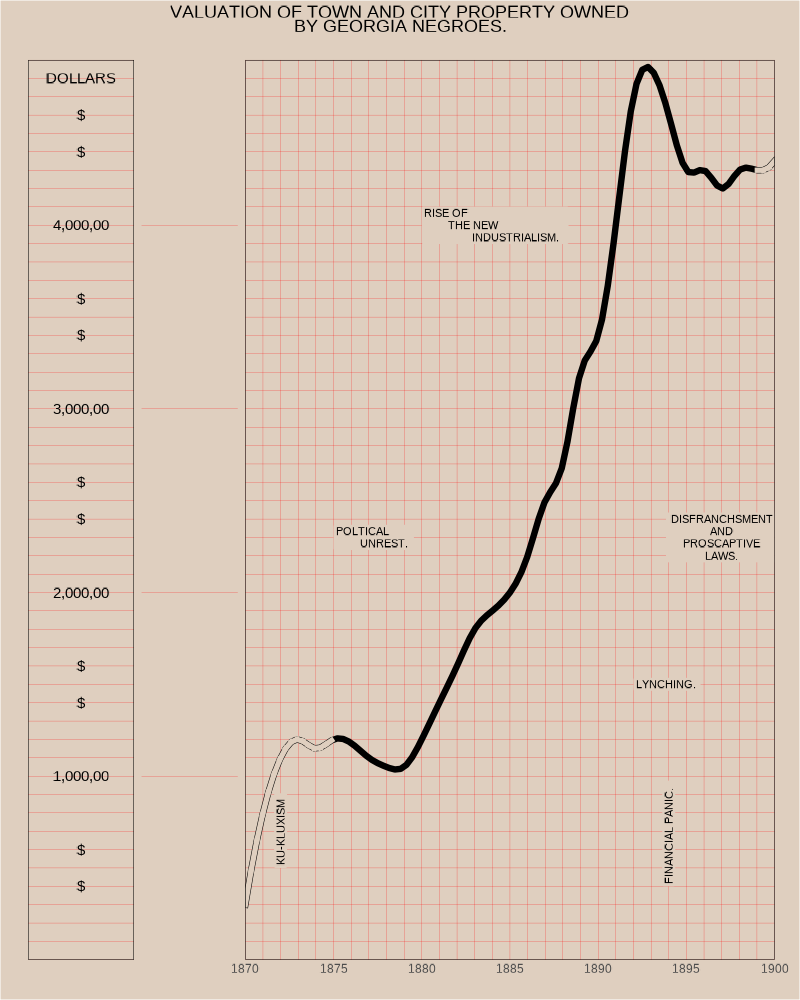

Reproduce this figure in R.
library(dplyr)
library(ggplot2)
library(showtext)
library(sysfonts)
font_add_google("Teko")
font_add_google("Caveat")
font_add_google("Vesper Libre")
showtext_auto()

# 1 - Load Data ----

data <- read.csv("week 04/data.csv",row.names = NULL) 

# 2 - Data transformation ----

spline_int <- as.data.frame(spline(data$Year, data$Property.Valuation))

annotations <- data.frame(
  x = c(1875, 1880,1892,1897,1872,1894),
  y = c(2300000, 4000000, 1500000,2300000,500000,400000),
  label = c("POLTICAL\n        UNREST.",
            "RISE OF\n        THE NEW\n                INDUSTRIALISM.",
            "LYNCHING.",
            "DISFRANCHSMENT\nAND\nPROSCAPTIVE\nLAWS.",
            "KU-KLUXISM",
            "FINANCIAL PANIC."),
  hjust = c("left","left","left","center","left","left"),
  angle = c(0,0,0,0,90,90)
  )

# 3 - Plot data ----
gg1 <- ggplot(data) +
  geom_point(aes(x=Year,y=Property.Valuation)) +
  geom_line(data = spline_int, aes(x = x, y = y),linewidth = 3, lineend = "square") +
  geom_line(data = spline_int,
            aes(x = x, y = y,color = ifelse((x <= 1874.8) | (x >= 1899.0) ,"white","transparent"),group=1),
            linewidth = 2.5, lineend = "square") +
  scale_color_manual(values = c("white" = "#dfcfbf", "transparent" = "transparent")) +
  scale_x_continuous(breaks = seq(1870, 1900, by = 5),
                     minor_breaks = seq(1870, 1900, by = 1),
                     expand=c(0,0)) +
  scale_y_continuous(breaks= seq(0, 4900000, by = 100000),
                     expand=c(0,0),limits = c(0,4900000)) +
  # geom_text(aes(x = 1877, y = 2300000, label = "Political\n        Unrest"), 
  geom_label(data = annotations,
            aes(x = x, y = y, label = label,hjust = hjust,angle=angle), 
            fill='#dfcfbf',
            # hjust = 'left',
            fontface = "plain",         
            # family = "Arial",        
            check_overlap = TRUE, size = 3,
            # label.r = unit(0.0, "lines"),
            label.size = 0.0,
            ) +
  # labs(title = "VALUATION OF TOWN AND CITY PROPERTY OWNED\nBY GEORGIA NEGROES.") + 
  theme(
    legend.position = "none",
    # Axis tick 
    panel.grid.major.x = element_line(color = "red", size = 0.1),
    panel.grid.minor.x = element_line(color = "red", size = 0.1),
    panel.grid.major.y = element_line(color = "red", size = 0.1),
    panel.grid.minor.y = element_blank(),
    panel.border = element_rect(fill = NA, color="black"),
    panel.background = element_rect(fill="#dfcfbf"),
    plot.background = element_rect(fill="#dfcfbf",color="#dfcfbf"),
    plot.margin = margin(t = 0, r = 20, b = 20, l = 0),
    axis.title = element_blank(),
    axis.text.y = element_blank(),
    axis.ticks = element_blank()
  )
  



data_axis <- data.frame(
  x=rep(0,16),
  y=c(0,
      400000,600000,1000000,
      1400000,1600000,2000000,
      2400000,2600000,3000000,
      3400000,3600000,4000000,
      4400000,4600000,4800000),
  label=c("","$","$","1,000,00",
      "$","$","2,000,00",
      "$","$","3,000,00",
      "$","$","4,000,00",
      "$","$","DOLLARS")
)

lines_out_plot <- data.frame(
  x=c(rep(0,5),rep(10,5)),
  y=rep(seq(0,4900000, by = 1000000),2),
  group=c(rep(1,5),rep(1,5))
)[-1,]

gg2 <- ggplot(data_axis) +
  geom_text(aes(x=x,y=y,label=label)) +
  
  scale_y_continuous(breaks= seq(0,4900000, by = 100000),
                     expand=c(0,0),limits = c(0,4900000)) +
  theme(
    legend.position = "none",
    # Axis tick 
    panel.grid.major.x = element_blank(),
    panel.grid.minor.x = element_blank(),
    panel.grid.major.y = element_line(color = "red", size = 0.1),
    panel.grid.minor.y = element_blank(),
    panel.border = element_rect(fill = NA, color="black"),
    panel.background = element_rect(fill="#dfcfbf"),
    plot.background = element_rect(fill="#dfcfbf",color = "#dfcfbf"),
    plot.margin = margin(t = 20, r = 0, b = 20, l = 20),
    axis.title = element_blank(),
    axis.text = element_blank(),
    axis.ticks = element_blank(),
    plot.title = element_text(hjust=.5)
  ) 


gg3 <- ggplot() +
  geom_line(data=lines_out_plot,
            aes(x=x,y=y,group=y),color='red',linewidth=.1) +
  scale_y_continuous(breaks= seq(0,4900000, by = 100000),
                     expand=c(0,0),limits = c(0,4900000)) +
  theme(
    legend.position = "none",
    # Axis tick 
    panel.grid.major.x = element_blank(),
    panel.grid.minor.x = element_blank(),
    panel.grid.major.y = element_blank(),
    panel.grid.minor.y = element_blank(),
    panel.border = element_rect(fill = NA, color=NA),
    panel.background = element_rect(fill="#dfcfbf"),
    plot.background = element_rect(fill="#dfcfbf",color = "#dfcfbf"),
    plot.margin = margin(t = 0, r = 00, b = 20, l = 0),
    axis.title = element_blank(),
    axis.text = element_blank(),
    axis.ticks = element_blank(),
    plot.title = element_text(hjust=.5)
  ) 

# merge plots 
library(patchwork)

gg2 + gg3 + gg1 + 
  plot_annotation(title = "VALUATION OF TOWN AND CITY PROPERTY OWNED\nBY GEORGIA NEGROES.",
                  theme = theme(
                    plot.background = element_rect(fill = "#dfcfbf"),
                    plot.title = element_text(hjust=.5)
                  )) + 
  plot_layout(widths = c(1,1,5),design = NULL)


ggsave("week 04/week 04.png",width = 800, height = 1000, units = 'px',dpi=96*0.75)
